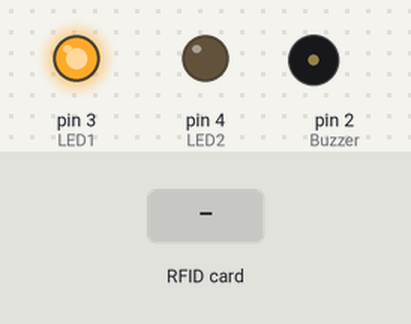
Recording of a sketch running on a simulated Arduino Uno, built with avr-gcc and run on an emulated ATmega328P. Parts: output pins drawn as LEDs (lit = HIGH), buzzer (waves = sounding). The inputs (shaded band) are chosen by the test bench. Pins used as bus, display or sensor lines are not drawn; what the sketch prints to the serial monitor is not drawn.

Above: at 1.2 s.
1.3 s: RFID card 83 25 E7 FA held to the reader
At 2.2 s:
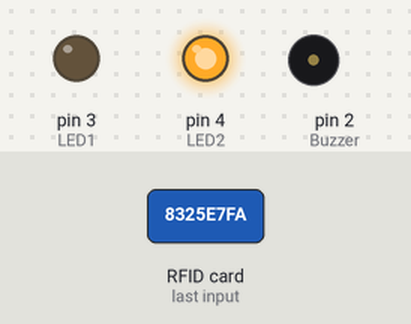
3.9 s: RFID card E3 B9 4F F4 held to the reader
At 4.41 s:
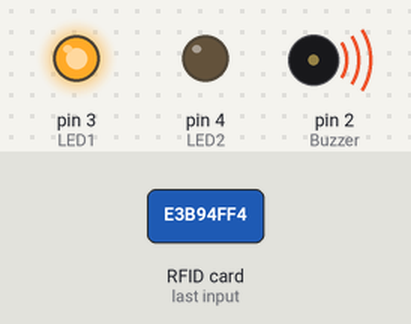
Timing chart, 0 to 6.9 s (numbered marks = the images above; inputs shaded):
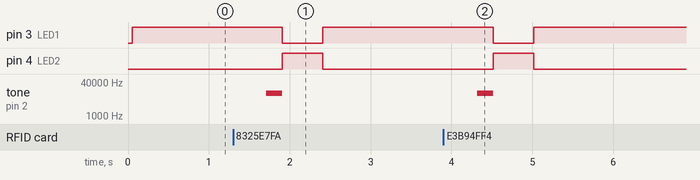

The sketch:

atten_rfid.ino
```cpp
#include <SPI.h>
#include <MFRC522.h>

#define SS_PIN 10
#define RST_PIN 9
#define Buzzer 2
#define LED1 3
#define LED2 4

MFRC522 mfrc522(SS_PIN, RST_PIN);

byte att1 = 0;
byte att2 = 0;

unsigned long startTime = 0;
bool timerRunning = false;

void setup() {
  Serial.begin(9600);
  SPI.begin();
  mfrc522.PCD_Init();

  Serial.println("RFID Attendance System");
  Serial.println("Scan your RFID card to start the timer.");
  pinMode(LED1, OUTPUT);
  pinMode(LED2, OUTPUT);
  pinMode(Buzzer, OUTPUT);
}

void loop() {
  digitalWrite(LED1, HIGH);
  if ( ! mfrc522.PICC_IsNewCardPresent())
    return;
  if ( ! mfrc522.PICC_ReadCardSerial())
    return;

  String ID = "";
    for (byte i = 0; i < mfrc522.uid.size; i++) {
    Serial.print(mfrc522.uid.uidByte[i] < 0x10 ? " 0" : " ");
    Serial.print(mfrc522.uid.uidByte[i], HEX);
    ID.concat(String(mfrc522.uid.uidByte[i] < 0x10 ? " 0" : " "));
    ID.concat(String(mfrc522.uid.uidByte[i], HEX));
    delay(100);
  }
  Serial.println();
  ID.toUpperCase();
  if (ID.substring(1) == "83 25 E7 FA" && att1 == 0 ) {
        startTimer();
        tone(Buzzer, 12000);
        delay(200);
        noTone(Buzzer);
        digitalWrite(LED1, LOW);
        digitalWrite(LED2, HIGH);
        delay(500);
        digitalWrite(LED2, LOW);
        att1 = 1;
  } else if (ID.substring(1) == "83 25 E7 FA" && att1 == 1 ) {
        stopTimer();
        tone(Buzzer, 12000);
        delay(400);
        noTone(Buzzer);
        digitalWrite(LED1, LOW);
        digitalWrite(LED2, HIGH);
        delay(800);
        digitalWrite(LED2, LOW);
        att1 = 0;
  } if (ID.substring(1) == "E3 B9 4F F4" && att2 == 0 ) {
        startTimer();
        tone(Buzzer, 12000);
        delay(200);
        noTone(Buzzer);
        digitalWrite(LED1, LOW);
        digitalWrite(LED2, HIGH);
        delay(500);
        digitalWrite(LED2, LOW);
        att2 = 1;
  } else if (ID.substring(1) == "E3 B9 4F F4" && att2 == 1 ) {
        stopTimer();
        tone(Buzzer, 12000);
        delay(400);
        noTone(Buzzer);
        digitalWrite(LED1, LOW);
        digitalWrite(LED2, HIGH);
        delay(800);
        digitalWrite(LED2, LOW);
        att2 = 0;
  }
}

void startTimer() {
  startTime = millis();
  timerRunning = true;
  Serial.println("Timer started.");
}

void stopTimer() {
  unsigned long endTime = millis();
  unsigned long elapsedTime = endTime - startTime;
  timerRunning = false;
  Serial.print("Timer stopped.\nElapsed time: ");
  Serial.print(elapsedTime/1000);
  Serial.print(" Seconds\n");
  if (elapsedTime >= 10000) {
    markPresent();
  } else {
    markAbsent();
  }
}

void markPresent() {
  Serial.println("Person marked as present.");
}

void markAbsent() {
  Serial.println("Person marked as absent.");
}
```

Measured:
- after the input at 1.3 s, pin 3 (LED1): HIGH → LOW after 0.61 s, → HIGH 0.50 s later; pin 4 (LED2): LOW → HIGH after 0.61 s, → LOW 0.50 s later; tone on pin 2 (Buzzer): silent → 12000 Hz after 0.41 s, → silent 0.20 s later
- after the input at 3.9 s, pin 3 (LED1): HIGH → LOW after 0.62 s, → HIGH 0.50 s later; pin 4 (LED2): LOW → HIGH after 0.62 s, → LOW 0.50 s later; tone on pin 2 (Buzzer): silent → 12000 Hz after 0.42 s, → silent 0.20 s later
